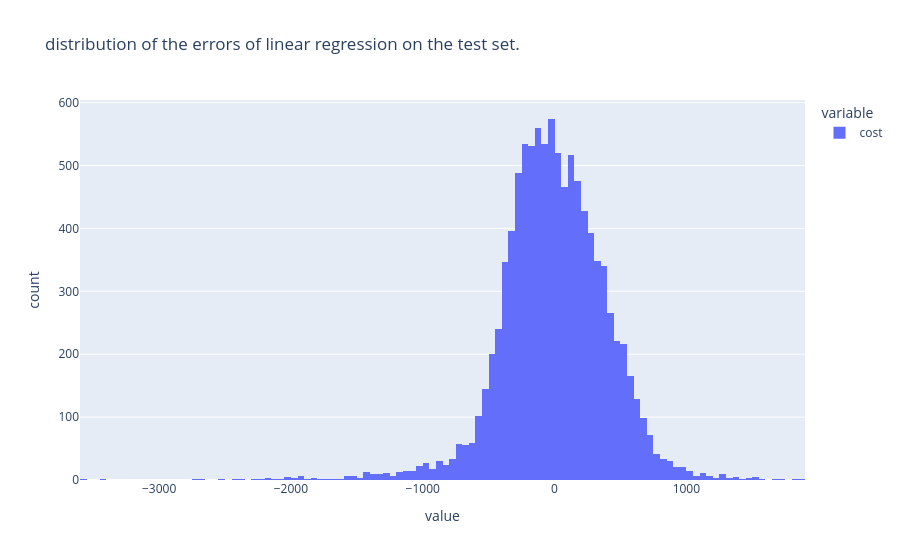

Notebook cell for this chart:
### Code cell
px.histogram(error, title="distribution of the errors of linear regression on the test set.")

### Figure 1 — Plotly figure (JSON) as saved in the notebook; plotly's stock layout.template omitted (floating-point values rounded to 4 significant figures; data arrays with more than 128 entries replaced by an {"elided": "..."} marker saying what was removed)
{"data": [{"bingroup": "x", "hovertemplate": "variable=cost<br>value=%{x}<br>count=%{y}<extra></extra>", "legendgroup": "cost", "marker": {"color": "#636efa", "pattern": {"shape": ""}}, "name": "cost", "orientation": "v", "showlegend": true, "type": "histogram", "x": {"elided": "10000 float values"}, "xaxis": "x", "yaxis": "y"}], "layout": {"barmode": "relative", "legend": {"title": {"text": "variable"}, "tracegroupgap": 0}, "title": {"text": "distribution of the errors of linear regression on the test set."}, "xaxis": {"anchor": "y", "domain": [0, 1], "title": {"text": "value"}}, "yaxis": {"anchor": "x", "domain": [0, 1], "title": {"text": "count"}}}}
